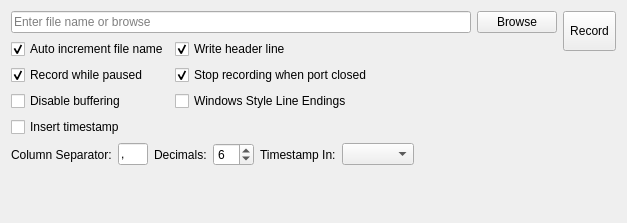
<?xml version="1.0" encoding="UTF-8"?>
<ui version="4.0">
 <class>RecordPanel</class>
 <widget class="QWidget" name="RecordPanel">
  <property name="geometry">
   <rect>
    <x>0</x>
    <y>0</y>
    <width>627</width>
    <height>223</height>
   </rect>
  </property>
  <property name="windowTitle">
   <string>Form</string>
  </property>
  <layout class="QHBoxLayout" name="horizontalLayout_2">
   <item>
    <layout class="QVBoxLayout" name="verticalLayout">
     <item>
      <layout class="QHBoxLayout" name="horizontalLayout">
       <item>
        <widget class="QLineEdit" name="leFileName">
         <property name="sizePolicy">
          <sizepolicy hsizetype="MinimumExpanding" vsizetype="Fixed">
           <horstretch>0</horstretch>
           <verstretch>0</verstretch>
          </sizepolicy>
         </property>
         <property name="toolTip">
          <string>You can use C `strftime` function format specifiers for timestamps in your file name.</string>
         </property>
         <property name="placeholderText">
          <string>Enter file name or browse</string>
         </property>
        </widget>
       </item>
       <item>
        <widget class="QPushButton" name="pbBrowse">
         <property name="cursor">
          <cursorShape>PointingHandCursor</cursorShape>
         </property>
         <property name="toolTip">
          <string>Select record file</string>
         </property>
         <property name="text">
          <string>Browse</string>
         </property>
        </widget>
       </item>
      </layout>
     </item>
     <item>
      <layout class="QGridLayout" name="gridLayout">
       <item row="2" column="1">
        <widget class="QCheckBox" name="cbStopOnClose">
         <property name="text">
          <string>Stop recording when port closed</string>
         </property>
         <property name="checked">
          <bool>true</bool>
         </property>
        </widget>
       </item>
       <item row="1" column="0">
        <widget class="QCheckBox" name="cbAutoIncrement">
         <property name="toolTip">
          <string>Increments file name automatically everytime a new recording starts</string>
         </property>
         <property name="text">
          <string>Auto increment file name</string>
         </property>
         <property name="checked">
          <bool>true</bool>
         </property>
        </widget>
       </item>
       <item row="3" column="0">
        <widget class="QCheckBox" name="cbDisableBuffering">
         <property name="toolTip">
          <string>Do not buffer when writing to file. Check this if you are using other software to open the file during recording.</string>
         </property>
         <property name="text">
          <string>Disable buffering</string>
         </property>
        </widget>
       </item>
       <item row="3" column="1">
        <widget class="QCheckBox" name="cbWindowsLE">
         <property name="toolTip">
          <string>Use CR+LF as line endings. Some windows software may not show lines correctly otherwise. Can't be changed during recording.</string>
         </property>
         <property name="text">
          <string>Windows Style Line Endings</string>
         </property>
         <property name="checked">
          <bool>false</bool>
         </property>
        </widget>
       </item>
       <item row="1" column="1">
        <widget class="QCheckBox" name="cbHeader">
         <property name="toolTip">
          <string>Channel names are written to the first line of record file</string>
         </property>
         <property name="text">
          <string>Write header line</string>
         </property>
         <property name="checked">
          <bool>true</bool>
         </property>
        </widget>
       </item>
       <item row="2" column="0">
        <widget class="QCheckBox" name="cbRecordPaused">
         <property name="toolTip">
          <string>Continue recording to file even when plotting is paused</string>
         </property>
         <property name="text">
          <string>Record while paused</string>
         </property>
         <property name="checked">
          <bool>true</bool>
         </property>
        </widget>
       </item>
       <item row="1" column="2">
        <spacer name="horizontalSpacer_2">
         <property name="orientation">
          <enum>Qt::Horizontal</enum>
         </property>
         <property name="sizeHint" stdset="0">
          <size>
           <width>1</width>
           <height>20</height>
          </size>
         </property>
        </spacer>
       </item>
       <item row="4" column="0">
        <widget class="QCheckBox" name="cbTimestamp">
         <property name="toolTip">
          <string>Insert timestamp (milliseconds from epoch) as first column</string>
         </property>
         <property name="text">
          <string>Insert timestamp</string>
         </property>
        </widget>
       </item>
       <item row="4" column="1">
        <layout class="QHBoxLayout" name="horizontalLayout_4">
         <item>
          <spacer name="horizontalSpacer_3">
           <property name="orientation">
            <enum>Qt::Horizontal</enum>
           </property>
           <property name="sizeHint" stdset="0">
            <size>
             <width>40</width>
             <height>20</height>
            </size>
           </property>
          </spacer>
         </item>
        </layout>
       </item>
      </layout>
     </item>
     <item>
      <layout class="QHBoxLayout" name="horizontalLayout_3">
       <item>
        <widget class="QLabel" name="label">
         <property name="text">
          <string>Column Separator:</string>
         </property>
        </widget>
       </item>
       <item>
        <widget class="QLineEdit" name="leSeparator">
         <property name="maximumSize">
          <size>
           <width>30</width>
           <height>16777215</height>
          </size>
         </property>
         <property name="toolTip">
          <string>For TAB character enter \t</string>
         </property>
         <property name="text">
          <string>,</string>
         </property>
        </widget>
       </item>
       <item>
        <widget class="QLabel" name="label_2">
         <property name="text">
          <string>Decimals:</string>
         </property>
        </widget>
       </item>
       <item>
        <widget class="QSpinBox" name="spDecimals">
         <property name="toolTip">
          <string>Number of digits after comma</string>
         </property>
         <property name="value">
          <number>6</number>
         </property>
        </widget>
       </item>
       <item>
        <widget class="QLabel" name="label_3">
         <property name="text">
          <string>Timestamp In:</string>
         </property>
        </widget>
       </item>
       <item>
        <widget class="QComboBox" name="cbTimestampFormat"/>
       </item>
       <item>
        <spacer name="horizontalSpacer">
         <property name="orientation">
          <enum>Qt::Horizontal</enum>
         </property>
         <property name="sizeHint" stdset="0">
          <size>
           <width>40</width>
           <height>20</height>
          </size>
         </property>
        </spacer>
       </item>
      </layout>
     </item>
     <item>
      <spacer name="verticalSpacer">
       <property name="orientation">
        <enum>Qt::Vertical</enum>
       </property>
       <property name="sizeHint" stdset="0">
        <size>
         <width>20</width>
         <height>1</height>
        </size>
       </property>
      </spacer>
     </item>
    </layout>
   </item>
   <item>
    <layout class="QVBoxLayout" name="verticalLayout_2">
     <item>
      <widget class="QToolButton" name="pbRecord">
       <property name="minimumSize">
        <size>
         <width>30</width>
         <height>40</height>
        </size>
       </property>
       <property name="cursor">
        <cursorShape>PointingHandCursor</cursorShape>
       </property>
       <property name="toolTip">
        <string>Start/Stop Recording</string>
       </property>
       <property name="text">
        <string>Record</string>
       </property>
       <property name="iconSize">
        <size>
         <width>30</width>
         <height>30</height>
        </size>
       </property>
       <property name="autoRaise">
        <bool>false</bool>
       </property>
      </widget>
     </item>
     <item>
      <spacer name="verticalSpacer_2">
       <property name="orientation">
        <enum>Qt::Vertical</enum>
       </property>
       <property name="sizeHint" stdset="0">
        <size>
         <width>20</width>
         <height>1</height>
        </size>
       </property>
      </spacer>
     </item>
    </layout>
   </item>
  </layout>
 </widget>
 <resources/>
 <connections/>
</ui>
